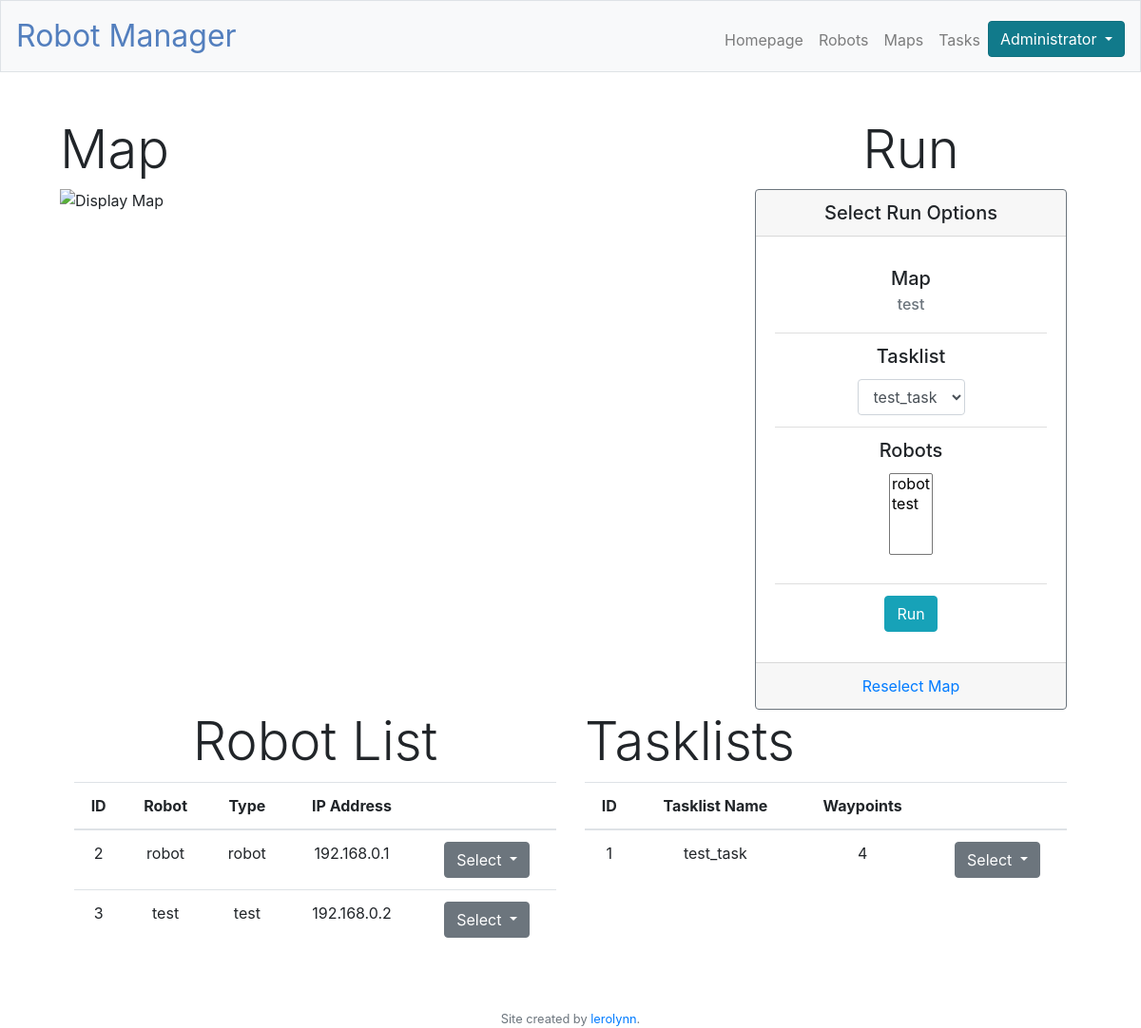
The page / (signed in) on the database its author committed.
### tables this page shows
CREATE TABLE robots (
    id INTEGER PRIMARY KEY NOT NULL,
    user_id INTEGER,
    robot_name TEXT,
    robot_type TEXT,
    ip_address TEXT,
    FOREIGN KEY (user_id) REFERENCES users(id)
);

CREATE TABLE "tasklists" (
	`id`	INTEGER NOT NULL,
	`tasklist_name`	INTEGER NOT NULL,
	`tasklist_file`	TEXT,
	`user_id`	INTEGER,
	`map_id`	INTEGER,
	`map_name`	TEXT,
	`waypoint_count`	INTEGER,
	PRIMARY KEY(id),
	FOREIGN KEY(`user_id`) REFERENCES users ( id ),
	FOREIGN KEY(`map_id`) REFERENCES maps ( id ),
	FOREIGN KEY(`map_name`) REFERENCES maps ( map_name )
);

### app.py (the view)
@app.route("/", methods=["GET"])
def index():
    if not session:
        return redirect("/login")
    cur = conn.cursor()
    cur.execute("SELECT * FROM maps WHERE user_id=?", (session["user_id"],))
    maps = cur.fetchall()
    cur.execute("SELECT * FROM robots WHERE user_id=?", (session["user_id"],))
    robots = cur.fetchall()
    cur.execute("SELECT * FROM tasklists WHERE user_id=?", (session["user_id"],))
    tasklists = cur.fetchall()
    cur.execute("SELECT * FROM homepage WHERE user_id=?", (session["user_id"],))
    rows = cur.fetchall()
    if len(rows) == 0:
        return render_template("index.html", map_path=None, maps=maps, robots=robots, tasklists=tasklists)
    map_path = os.path.join(app.config["STATIC_USR_PATH"], "maps", rows[0][2])
    map_name = rows[0][2].rsplit(".", 1)[0]
    return render_template("index.html", map_path=map_path, map_name=map_name, maps=maps, robots=robots, tasklists=tasklists)

### app.py (called while the page is built)
@app.after_request
def after_request(response):
    response.headers["Cache-Control"] = "no-cache, no-store, must-revalidate"
    response.headers["Expires"] = 0
    response.headers["Pragma"] = "no-cache"
    return response

### templates/index.html (shortened to what this page needs)
{% extends "layout.html" %}
{% block main %}
{% block page_css %}
  <link rel="stylesheet" href="https://stackpath.bootstrapcdn.com/bootstrap/4.1.1/css/bootstrap.min.css">
  <link rel="stylesheet" href="https://cdnjs.cloudflare.com/ajax/libs/bootstrap-select/1.13.1/css/bootstrap-select.css" />
{% endblock %}
  <div class="">
    <div class="row">
      <div class="col-xs-4 col-sm-6 col-md-6 col-lg-8">
        <div class="row">
            <h1 class="display-4">Map</h1>
        </div>
        <div class="row">
          {% if map_path == None %}
            <div class="card border-secondary" style="min-width: 340px; max-width: 1000px;">
              <div class="card-body">
                <h5 class="card-title">Select Map</h5>
                <h6 class="card-subtitle mb-2 text-muted">Select Map to Display</h6>
                <ul class="list-group list-group-flush">
                  <li class="list-group-item">
                    <table class="table table-hover">
                      {% for map in maps %}
                        <tr>
                          <td>{{ map.map_name }}</td>
                          <td>
                            <form action="/select_map" method="POST">
                              <button type="submit" class="btn btn-secondary pull-right" name="display_map" value="{{ map.id }}">Select Map</button>
                            </form>
                          </td>
                        </tr>
                      {% endfor %}
                    </table>
                  </li>
                </ul>
              </div>
            </div>
          {% else %}
            <img src="{{ map_path }}" alt="Display Map">
          {% endif %}
        </div>
      </div>
      <div class="col-xs-4 col-sm-6 col-md-6 col-lg-4">
          <h1 class="display-4">Run</h1>
          <div class="card border-secondary" style="min-width: 300px; ">
            <h5 class="card-header">Select Run Options</h5>
            <div class="card-body">
              <form action="/run_tasks" method="POST">
                <ul class="list-group list-group-flush">
                  <li class="list-group-item">
                    <h5 class="card-title">Map</h5>
                    <h6 class="card-subtitle mb-2 text-muted">{{ map_name }}</h6>
                  </li>
                  <li class="list-group-item">
                    <h5 class="card-title">Tasklist</h5>
                      <select class="form-control" name="tasklist" id="tasklist" data-width="200px">
                        {% for tasklist in tasklists %}
                          <option>{{ tasklist.tasklist_name }}</option>
                        {% endfor %}
                      </select>
                  </li>
                  <li class="list-group-item">
                    <h5 class="card-title">Robots</h5>
                    <div class="form-group">
                      <select multiple class="selectpicker" data-width="200px" name="robotlist" id="robotlist">
                          {% for robot in robots %}
                            <option>{{ robot.robot_name }}</option>
                          {% endfor %}
                        </select>
                    </div>
                  </li>
                  <li class="list-group-item">
                    <button type="submit" class="btn btn-info">Run</button>
                  </li>
                </ul>
              </form>
            </div>
            <div class="card-footer text-muted">
              <form action="/reselect_display" method="POST">
                <a href="#" onclick="document.forms[1].submit();return false;"class="card-link">Reselect Map</a>
              </form>
            </div>
          </div>
      </div>
    </div>
    <div class="row">
      <div class="col col-xs-4">
          <h1 class="display-4">Robot List</h1>
          <table class="table table-hover">
            <thead>
              <tr>
                <th scope="col">ID</th>
                <th scope="col">Robot</th>
                <th scope="col">Type</th>
                <th scope="col">IP Address</th>
                <th scope="col"></th>
              </tr>
            </thead>
            <tbody>
              {% for robot in robots %}
                <tr>
                  <td>{{ robot.id }}</td>
                  <td>{{ robot.robot_name }}</td>
                  <td>{{ robot.robot_type }}</td>
                  <td>{{ robot.ip_address }}</td>
                  <td>
                    <div class="dropdown">
                      <button class="btn btn-secondary dropdown-toggle" type="button" id="dropdownMenuButton" data-toggle="dropdown" aria-haspopup="true" aria-expanded="false">
                        Select
                      </button>
                    </div>
                  </td>
              </tr>
              {% endfor %}
            </tbody>
          </table>
      </div>
      <div class="col col-xs-4">
        <h1 class="display-4 float-left">Tasklists</h1>
        <table class="table table-hover">
          <thead>
            <tr>
              <th scope="col">ID</th>
              <th scope="col">Tasklist Name</th>
              <th scope="col">Waypoints</th>
              <th scope="col"></th>
            </tr>
          </thead>
          <tbody>
            {% for tasklist in tasklists %}
              <tr>
                <td>{{ tasklist.id }}</td>
                <td>{{ tasklist.tasklist_name }}</td>
                <td>{{ tasklist.waypoint_count }}</td>
                <td>
                  <div class="dropdown">
                    <button class="btn btn-secondary dropdown-toggle" type="button" id="dropdownMenuButton" data-toggle="dropdown" aria-haspopup="true" aria-expanded="false">
                      Select
                    </button>
                  </div>
                </td>
              </tr>
            {% endfor %}
          </tbody>
        </table>
      </div>
    </div>
  </div>
{% endblock %}

### static/styles.css (style rules this page uses)
main .form-control { display: inline-block; width: auto; }
main img { max-width: 100%; }

### rows shown on the page
robots: id "2", robot_name "robot", robot_type "robot", ip_address "192.168.0.1"
robots: id "3", robot_name "test", robot_type "test", ip_address "192.168.0.2"
tasklists: id "1", tasklist_name "test_task", waypoint_count "4"

### other values the page prints
{{ session["name"] }} "Administrator"
{{ map_name }} "test"
form field tasklist "test_task"
